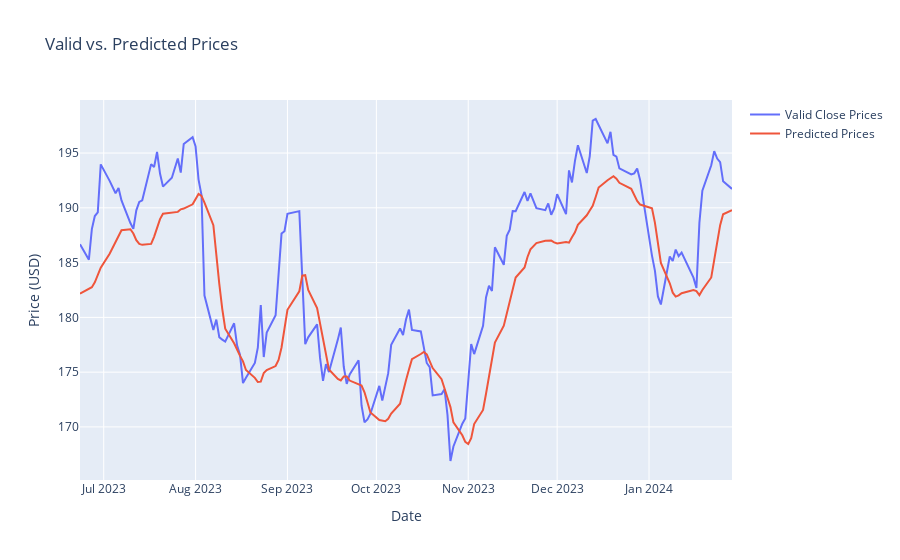

Here is the notebook cell this chart was saved with:
### Code cell
import plotly.graph_objs as go

# Create traces for valid and predicted prices
trace_valid = go.Scatter(x=valid.index, y=valid['Close'], mode='lines', name='Valid Close Prices')
trace_predicted = go.Scatter(x=valid.index, y=valid['Predictions'], mode='lines', name='Predicted Prices')

# Define data and layout for the plot
data = [trace_valid, trace_predicted]
layout = go.Layout(title='Valid vs. Predicted Prices',
                   xaxis=dict(title='Date'),
                   yaxis=dict(title='Price (USD)'),
                   hovermode='x')  # Enable x-axis hover

# Create figure and plot the data
fig = go.Figure(data=data, layout=layout)
fig.show()

### Figure 1 — Plotly figure (JSON) as saved in the notebook; plotly's stock layout.template omitted (floating-point values rounded to 4 significant figures; data arrays with more than 128 entries replaced by an {"elided": "..."} marker saying what was removed)
{"data": [{"mode": "lines", "name": "Valid Close Prices", "type": "scatter", "x": {"elided": "151 str values"}, "y": {"elided": "151 float values"}}, {"mode": "lines", "name": "Predicted Prices", "type": "scatter", "x": {"elided": "151 str values"}, "y": {"elided": "151 float values"}}], "layout": {"hovermode": "x", "title": {"text": "Valid vs. Predicted Prices"}, "xaxis": {"title": {"text": "Date"}}, "yaxis": {"title": {"text": "Price (USD)"}}}}
